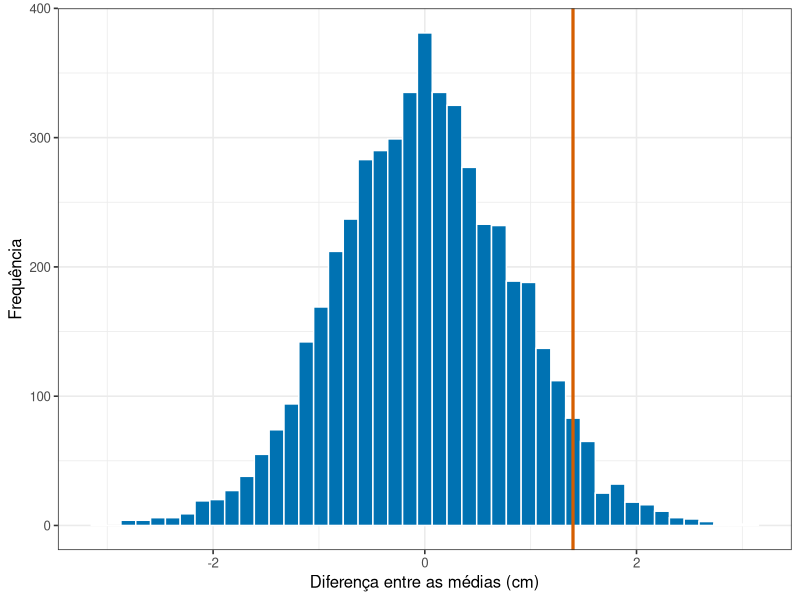
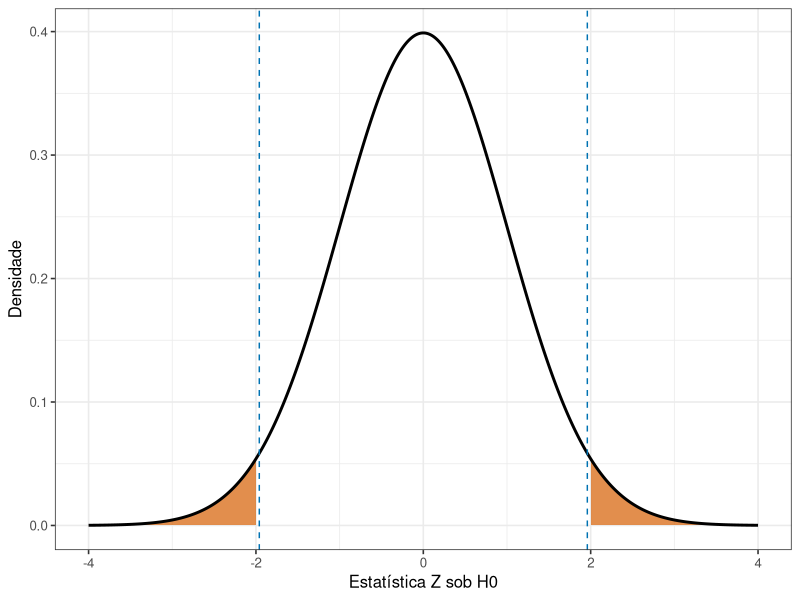

The R script that drew these images, in order:
## ---- chunk 1
#| include: false
library(tidyverse)
theme_set(theme_bw(base_size = 12))
## ---- chunk 2
#| code-fold: true
#| code-summary: "Ver a geração da distribuição nula e do valor de p"
#| label: fig-distribuicao-nula
#| fig-cap: "Cinco mil diferenças entre médias de dois grupos gerados pelo mesmo processo. A linha marca a diferença de 1,4 cm observada no experimento."
#| fig-alt: "Histograma simétrico centrado em zero. Uma linha vertical em 1,4 centímetro cai na região onde ainda há barras razoavelmente altas, longe da cauda."
#| fig-height: 3.4
set.seed(2026)

diferencas <- replicate(5000, mean(rnorm(12, 10.2, 2)) - mean(rnorm(12, 10.2, 2)))

valor_p <- mean(abs(diferencas) >= 1.4)

ggplot(tibble(d = diferencas), aes(x = d)) +
  geom_histogram(bins = 45, fill = "#0072B2", colour = "white") +
  geom_vline(xintercept = 1.4, colour = "#D55E00", linewidth = 1.1) +
  labs(x = "Diferença entre as médias (cm)", y = "Frequência")
## ---- chunk 3
#| echo: false
#| label: fig-caudas
#| fig-cap: "Distribuição normal padrão sob H0. Em laranja, resultados tão ou mais extremos que Z igual a 2 nas duas caudas. Linhas tracejadas marcam os limites de rejeição para alfa igual a 0,05."
#| fig-alt: "Curva normal com as duas caudas além de menos dois e mais dois coloridas. Linhas tracejadas próximas de menos 1,96 e 1,96 delimitam a região central."
#| fig-height: 3.8
z_observado <- 2
alpha <- 0.05
critico <- qnorm(1 - alpha / 2)

curva <- tibble(
  z = sort(unique(c(seq(-4, 4, length.out = 1000), -z_observado, z_observado))),
  densidade = dnorm(z),
  cauda = case_when(z <= -z_observado ~ "inferior",
                    z >= z_observado ~ "superior",
                    .default = NA)
)

ggplot(curva, aes(x = z, y = densidade)) +
  geom_area(data = filter(curva, !is.na(cauda)), aes(group = cauda),
            fill = "#D55E00", alpha = 0.7) +
  geom_line(linewidth = 1) +
  geom_vline(xintercept = c(-critico, critico), linetype = 2,
             colour = "#0072B2") +
  labs(x = "Estatística Z sob H0", y = "Densidade")
